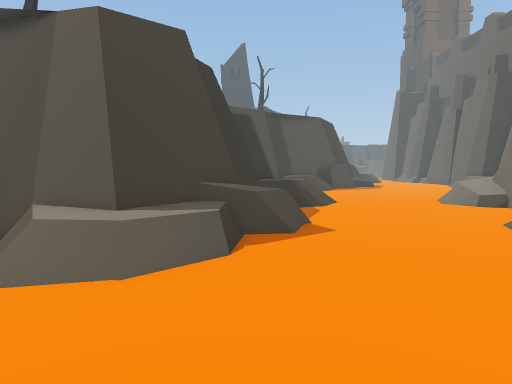
[1] (above)

17 first-person views from a walk through a scene from a Unity 3-D project. The camera is 1.5 m above the floor, tilts 4° down and sees 75° across. The floor is counted in squares, 1 m on a side. Each view is taken from the middle of a square. On the plan, view 1 faces up. The plan holds only what a view shows up to about 15 squares ahead; the rest is blank. The place goes on beyond the plan. Some animated figures are not drawn.

[2]
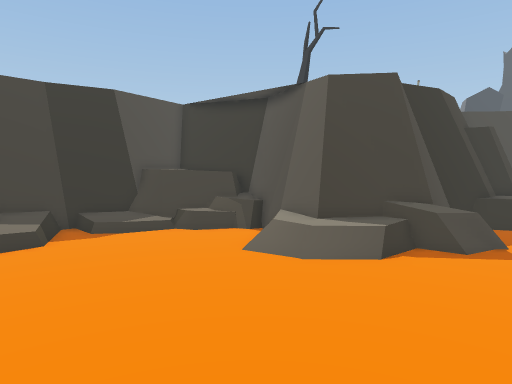

[3]
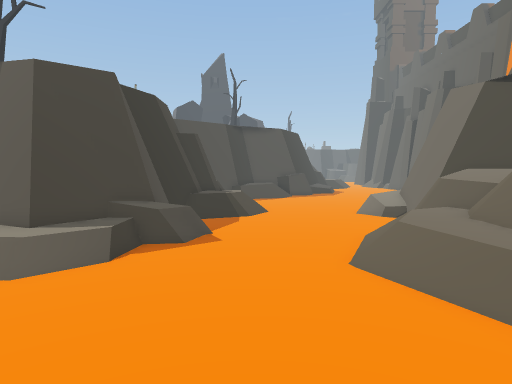

[4]
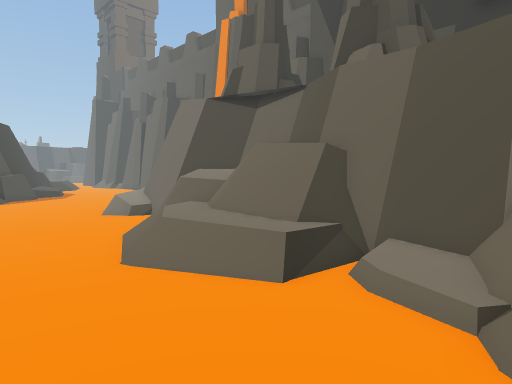

[5]
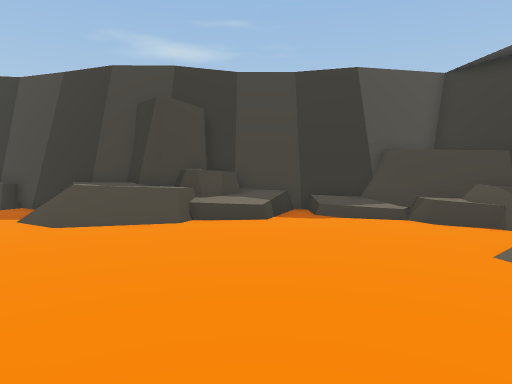

[6]
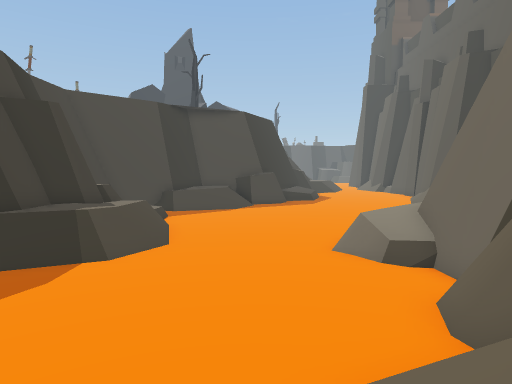

[7]
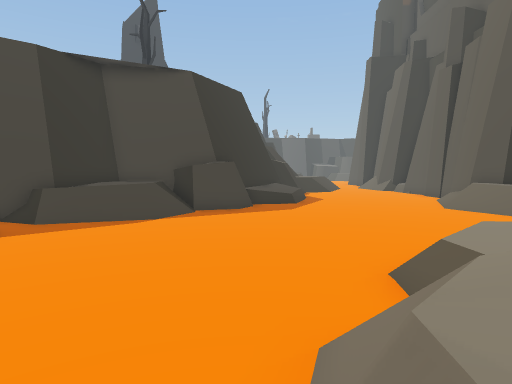

[8]
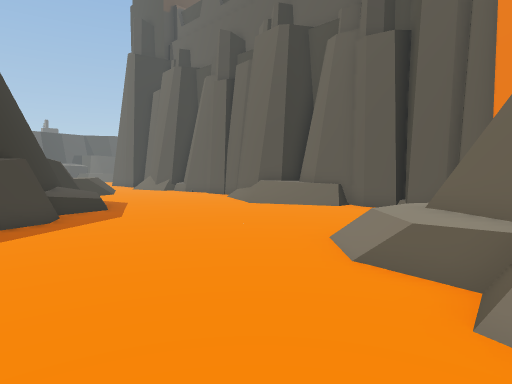

[9]
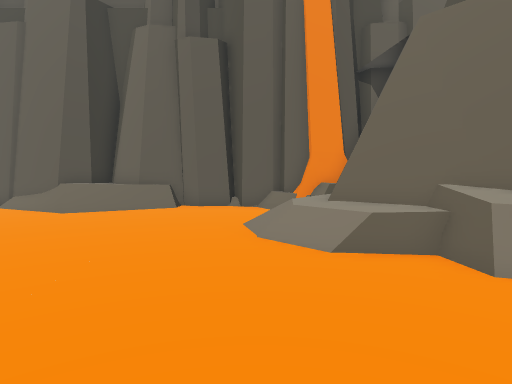

[10]
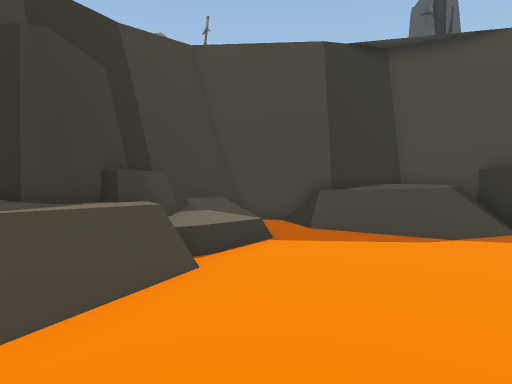

[11]
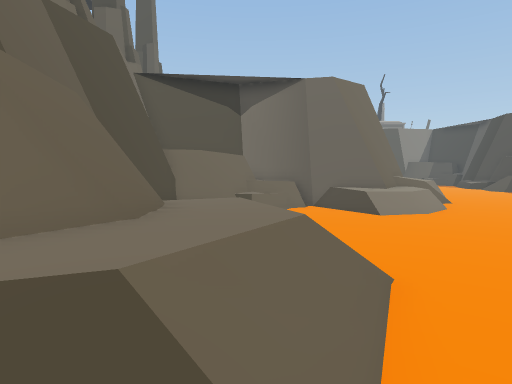

[12]
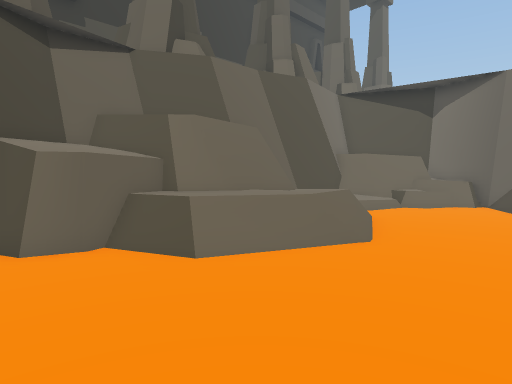

[13]
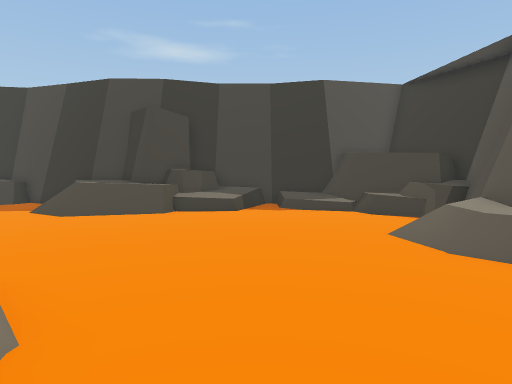

[14]
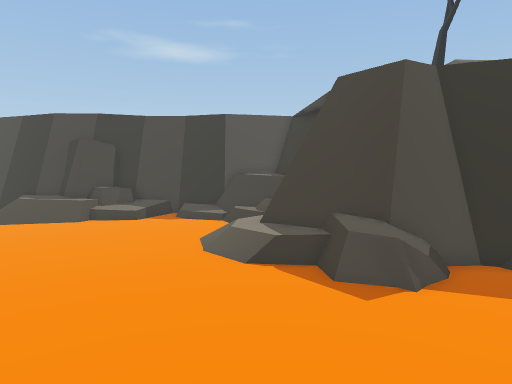

[15]
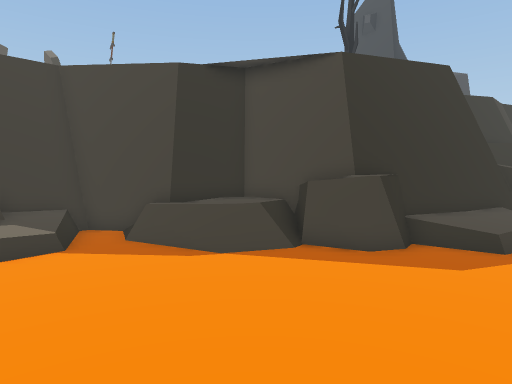

[16]
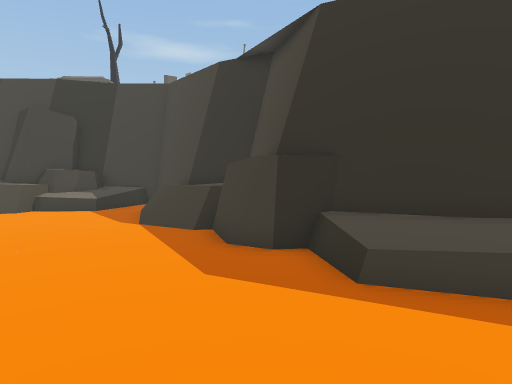

[17]
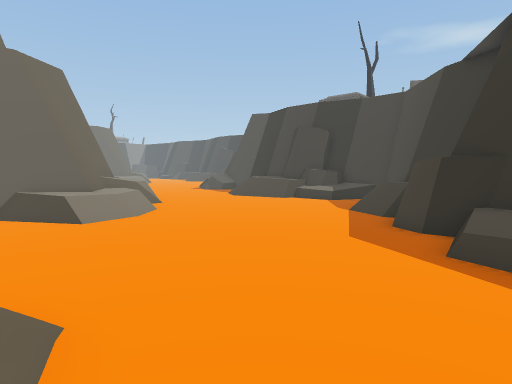

### Floor plan
Key: @ floor where view 1 was taken; # wall or solid block; x gap in a wall; . main floor; : floor 0.25 m higher than the main floor; + floor 0.5 m higher than the main floor; * floor 0.75 m higher than the main floor; % floor 1 m higher than the main floor; / step, stairs or slope; = window, fence, low wall or low ledge; ^ raised ledge; v drop or lower ground; O other object.
Columns run from 12 left of view 1 to 18 right of it. Each row starts with its distance up from view 1.
 29                   vv##+...  ..#
 28                   v##+.......##
 27                 vv #=#....../#
 26               v#####........x##
 25              v#%%//.........+##
 24             v##%//..........:=#
 23            v##%///...........=#
 22           v##=v/.............##
 21     ##    v#==...............##
 20           v#+++...............#
 19           vv^=+........///...##
 18           vv#==/....../////.=#
 17           vv###/......=*##==##
 16            v#=%/......==#####
 15       ^    ##%%/.....=%##
 14       ^    ##///....==##
 13           v#=//......=#
 12           v#=.........#
 11           v#=........###
 10           v#==.......####
  9     vvvvvv##O=.....//=^^#
  8 vvvv=^#####=O....../%%^^#
  7 vv v^^####=*......//%=##
  6 vv ##^=/==*/....../%%=#
  5 vvv#==..////....../%%=#
  4 vv#=#.............//*=#
  3 v##+...............=*=#
  2 v#=:...............=v:#
  1 v#==................:+#
  0 v#+++.......@.......+ #
 -1 vv^=+........///...#=##
 -2 vv#==/....../////.=^##
 -3 vv###/......=*##==^^##
 -4  v#=%/......==####^^#
 -5  ##%%/.....=###   ##

Where each view was taken, in squares from view 1:
view 1: 0 up, 0 right, facing up
view 2: 2 down, 3 right, facing up-left
view 3: 2 down, 3 right, facing up
view 4: 2 down, 2 right, facing up-right
view 5: 0 up, 2 right, facing left
view 6: 6 up, 6 right, facing up
view 7: 13 up, 8 right, facing up
view 8: 15 up, 5 right, facing up-right
view 9: 19 up, 4 right, facing right
view 10: 15 up, 7 right, facing up-left
view 11: 10 up, 7 right, facing down
view 12: 12 up, 2 right, facing down-right
view 13: 1 up, 4 right, facing left
view 14: 6 up, 8 right, facing left
view 15: 18 up, 11 right, facing up-left
view 16: 26 up, 14 right, facing left
view 17: 29 up, 16 right, facing down-left
